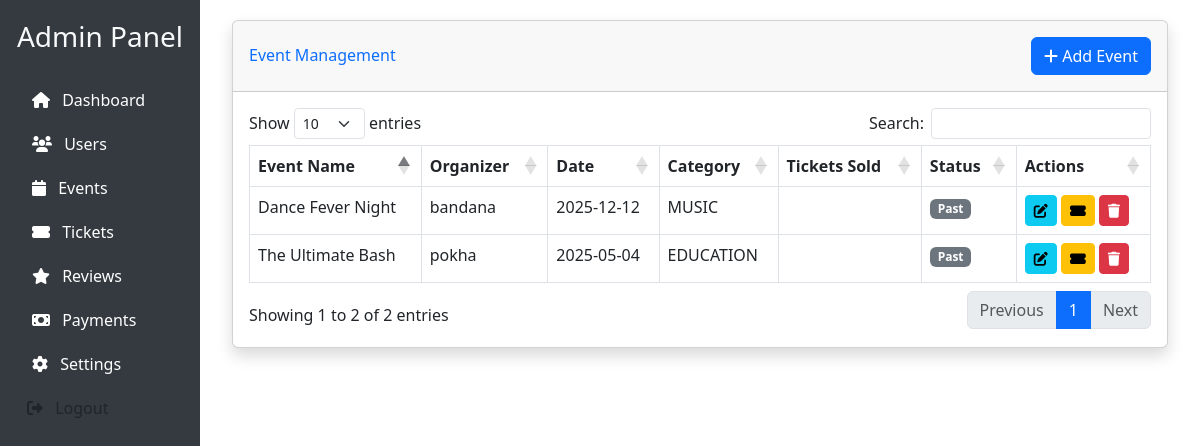
The page /custom-admin/events/ (signed in) on the database its author committed.
### events/models.py (models this page shows, shortened)
class Event(models.Model):
    CATEGORY_CHOICES = [
        ('MUSIC', 'Music'),
        ('EDUCATION', 'Education'),
        ('SPORTS', 'Sports'),
        ('COMMUNITY', 'Community'),
        ('OTHER', 'Other'),
    ]
    title = models.CharField(max_length=200)
    description = models.TextField()
    organizer = models.ForeignKey(User, on_delete=models.CASCADE)
    category = models.CharField(max_length=20, choices=CATEGORY_CHOICES)
    venue = models.CharField(max_length=200)
    date = models.DateField()
    time = models.TimeField()
    capacity = models.PositiveIntegerField()
    image = models.ImageField(upload_to='event_images/')
    created_at = models.DateTimeField(auto_now_add=True)
    updated_at = models.DateTimeField(auto_now=True)
    is_active = models.BooleanField(default=True)

### events/admin_views.py (the view)
# urls.py: path('custom-admin/events/', admin_views.admin_events, name='admin_events'),
@staff_member_required
def admin_events(request):
    events = Event.objects.select_related('organizer').all()
    return render(request, 'admin_dashboard/events.html', {'events': events})

### templates/admin_dashboard/events.html (shortened to what this page needs)
{% extends 'admin_dashboard/base.html' %}
{% block content %}
<div class="container-fluid">
    <div class="card shadow mb-4">
        <div class="card-header py-3 d-flex justify-content-between align-items-center">
            <h6 class="m-0 font-weight-bold text-primary">Event Management</h6>
            <button class="btn btn-primary" data-bs-toggle="modal" data-bs-target="#addEventModal">
                <i class="fas fa-plus"></i> Add Event
            </button>
        </div>
        <div class="card-body">
            <div class="table-responsive">
                <table class="table table-bordered" id="eventsTable">
                    <thead>
                        <tr>
                            <th>Event Name</th>
                            <th>Organizer</th>
                            <th>Date</th>
                            <th>Category</th>
                            <th>Tickets Sold</th>
                            <th>Status</th>
                            <th>Actions</th>
                        </tr>
                    </thead>
                    <tbody>
                        {% for event in events %}
                        <tr>
                            <td>{{ event.title }}</td>
                            <td>{{ event.organizer.username }}</td>
                            <td>{{ event.date|date:"Y-m-d" }}</td>
                            <td>{{ event.category }}</td>
                            <td>{{ event.ticket_set.count }}</td>
                            <td>
                                <span class="badge bg-{% if event.date >= today %}primary{% else %}secondary{% endif %}">
                                    {% if event.date >= today %}Upcoming{% else %}Past{% endif %}
                                </span>
                            </td>
                            <td>
                                <button class="btn btn-sm btn-info" onclick="editEvent('{{ event.id }}')">
                                    <i class="fas fa-edit"></i>
                                </button>
                                <button class="btn btn-sm btn-warning" onclick="viewTickets('{{ event.id }}')">
                                    <i class="fas fa-ticket-alt"></i>
                                </button>
                                <button class="btn btn-sm btn-danger" onclick="deleteEvent('{{ event.id }}')">
                                    <i class="fas fa-trash"></i>
                                </button>
                            </td>
                        </tr>
                        {% endfor %}
                    </tbody>
                </table>
            </div>
        </div>
    </div>
</div>
{% endblock %}

### rows shown on the page
Event: title "Dance Fever Night", organizer.username "bandana", date "2025-12-12", category "MUSIC", shows "Past"
Event: title "The Ultimate Bash", organizer.username "pokha", date "2025-05-04", category "EDUCATION", shows "Past"
